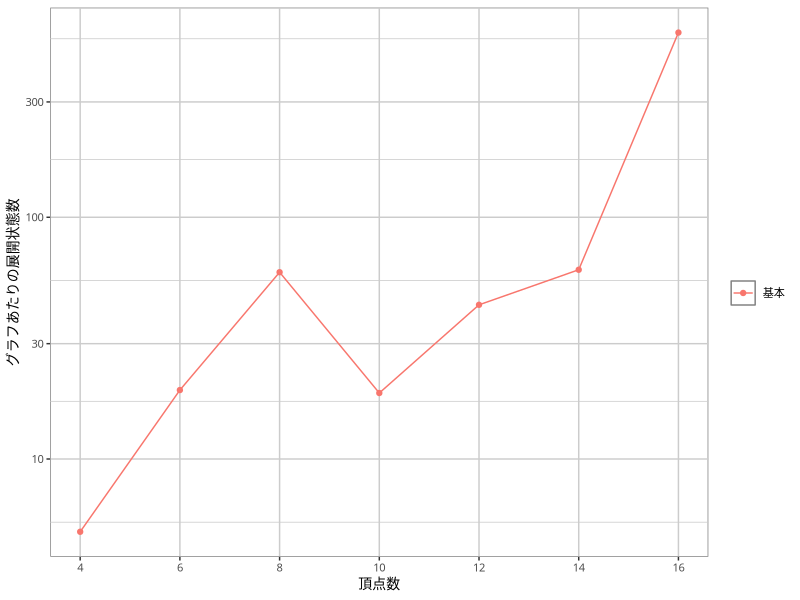

The R script that drew this image:
library(readr)
library(dplyr)
library(ggplot2)

data <- read_csv('cmp-algo-full-mws.csv') %>%
  filter(d == 3, bdr == 'basic') %>%
  mutate(mtd = mgr) %>%
  mutate(node_per_graph = node / n_graph) %>%
  select(n, d, mtd, node_per_graph)

gp <- ggplot(data, aes(n, node_per_graph, color=mtd)) +
  geom_point() +
  geom_line() +
  scale_x_continuous(name = '頂点数',
                     breaks = data$n,
                     minor_breaks = NULL,
                     labels = as.character(data$n)) +
  scale_y_continuous(name = 'グラフあたりの展開状態数',
                     trans = 'log10') +
  scale_color_discrete(name = '',
                       breaks = c('basic', 'minmax', 'matrix'),
                       labels = c('基本', 'グラフ', '行列')) +
  theme(text = element_text(family = 'IPAexGothic', size = 10),
        panel.background = element_rect(fill = 'white', colour = 'grey50'),
        panel.grid.major = element_line(colour = 'grey80'),
        panel.grid.minor = element_line(colour = 'grey80')

  )

ggsave('the-sinitr-full-node.pdf', gp,
       width = 15, height = 10, units = 'cm',
       device = cairo_pdf)
